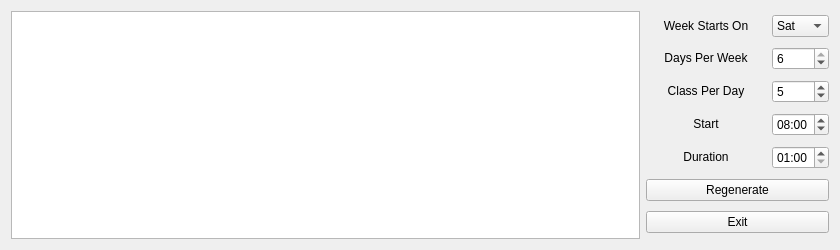
<?xml version="1.0" encoding="UTF-8"?>
<ui version="4.0">
 <class>MainWindow</class>
 <widget class="QMainWindow" name="MainWindow">
  <property name="geometry">
   <rect>
    <x>0</x>
    <y>0</y>
    <width>840</width>
    <height>250</height>
   </rect>
  </property>
  <property name="windowTitle">
   <string>Routine Generator</string>
  </property>
  <widget class="QWidget" name="centralWidget">
   <layout class="QHBoxLayout" name="horizontalLayout">
    <item>
     <widget class="QTableWidget" name="table">
      <property name="textElideMode">
       <enum>Qt::ElideMiddle</enum>
      </property>
      <property name="gridStyle">
       <enum>Qt::DotLine</enum>
      </property>
     </widget>
    </item>
    <item>
     <layout class="QGridLayout" name="configlayout">
      <item row="0" column="0">
       <widget class="QLabel" name="constWSO">
        <property name="sizePolicy">
         <sizepolicy hsizetype="Maximum" vsizetype="Maximum">
          <horstretch>0</horstretch>
          <verstretch>0</verstretch>
         </sizepolicy>
        </property>
        <property name="minimumSize">
         <size>
          <width>120</width>
          <height>0</height>
         </size>
        </property>
        <property name="text">
         <string>Week Starts On</string>
        </property>
        <property name="alignment">
         <set>Qt::AlignCenter</set>
        </property>
       </widget>
      </item>
      <item row="0" column="1">
       <widget class="QComboBox" name="comboDays">
        <property name="sizePolicy">
         <sizepolicy hsizetype="Maximum" vsizetype="Maximum">
          <horstretch>0</horstretch>
          <verstretch>0</verstretch>
         </sizepolicy>
        </property>
        <property name="maximumSize">
         <size>
          <width>70</width>
          <height>16777215</height>
         </size>
        </property>
        <item>
         <property name="text">
          <string>Sat</string>
         </property>
        </item>
        <item>
         <property name="text">
          <string>Sun</string>
         </property>
        </item>
       </widget>
      </item>
      <item row="1" column="0">
       <widget class="QLabel" name="constDPW">
        <property name="sizePolicy">
         <sizepolicy hsizetype="Maximum" vsizetype="Maximum">
          <horstretch>0</horstretch>
          <verstretch>0</verstretch>
         </sizepolicy>
        </property>
        <property name="minimumSize">
         <size>
          <width>120</width>
          <height>0</height>
         </size>
        </property>
        <property name="text">
         <string>Days Per Week</string>
        </property>
        <property name="alignment">
         <set>Qt::AlignCenter</set>
        </property>
       </widget>
      </item>
      <item row="1" column="1">
       <widget class="QSpinBox" name="spinDPW">
        <property name="sizePolicy">
         <sizepolicy hsizetype="Maximum" vsizetype="Maximum">
          <horstretch>0</horstretch>
          <verstretch>0</verstretch>
         </sizepolicy>
        </property>
        <property name="maximumSize">
         <size>
          <width>70</width>
          <height>16777215</height>
         </size>
        </property>
        <property name="minimum">
         <number>1</number>
        </property>
        <property name="maximum">
         <number>6</number>
        </property>
        <property name="value">
         <number>6</number>
        </property>
       </widget>
      </item>
      <item row="2" column="0">
       <widget class="QLabel" name="constCPD">
        <property name="sizePolicy">
         <sizepolicy hsizetype="Maximum" vsizetype="Maximum">
          <horstretch>0</horstretch>
          <verstretch>0</verstretch>
         </sizepolicy>
        </property>
        <property name="minimumSize">
         <size>
          <width>120</width>
          <height>0</height>
         </size>
        </property>
        <property name="text">
         <string>Class Per Day</string>
        </property>
        <property name="alignment">
         <set>Qt::AlignCenter</set>
        </property>
       </widget>
      </item>
      <item row="2" column="1">
       <widget class="QSpinBox" name="spinCPD">
        <property name="sizePolicy">
         <sizepolicy hsizetype="Maximum" vsizetype="Maximum">
          <horstretch>0</horstretch>
          <verstretch>0</verstretch>
         </sizepolicy>
        </property>
        <property name="maximumSize">
         <size>
          <width>70</width>
          <height>16777215</height>
         </size>
        </property>
        <property name="minimum">
         <number>1</number>
        </property>
        <property name="maximum">
         <number>6</number>
        </property>
        <property name="value">
         <number>5</number>
        </property>
       </widget>
      </item>
      <item row="3" column="0">
       <widget class="QLabel" name="constStart">
        <property name="sizePolicy">
         <sizepolicy hsizetype="Maximum" vsizetype="Maximum">
          <horstretch>0</horstretch>
          <verstretch>0</verstretch>
         </sizepolicy>
        </property>
        <property name="minimumSize">
         <size>
          <width>120</width>
          <height>0</height>
         </size>
        </property>
        <property name="text">
         <string>Start</string>
        </property>
        <property name="alignment">
         <set>Qt::AlignCenter</set>
        </property>
       </widget>
      </item>
      <item row="3" column="1">
       <widget class="QTimeEdit" name="timeStart">
        <property name="sizePolicy">
         <sizepolicy hsizetype="Maximum" vsizetype="Maximum">
          <horstretch>0</horstretch>
          <verstretch>0</verstretch>
         </sizepolicy>
        </property>
        <property name="maximumSize">
         <size>
          <width>70</width>
          <height>16777215</height>
         </size>
        </property>
        <property name="time">
         <time>
          <hour>8</hour>
          <minute>0</minute>
          <second>0</second>
         </time>
        </property>
        <property name="displayFormat">
         <string>HH:mm</string>
        </property>
       </widget>
      </item>
      <item row="4" column="0">
       <widget class="QLabel" name="constEnd">
        <property name="sizePolicy">
         <sizepolicy hsizetype="Maximum" vsizetype="Maximum">
          <horstretch>0</horstretch>
          <verstretch>0</verstretch>
         </sizepolicy>
        </property>
        <property name="minimumSize">
         <size>
          <width>120</width>
          <height>0</height>
         </size>
        </property>
        <property name="text">
         <string>Duration</string>
        </property>
        <property name="alignment">
         <set>Qt::AlignCenter</set>
        </property>
       </widget>
      </item>
      <item row="4" column="1">
       <widget class="QTimeEdit" name="timeDuration">
        <property name="sizePolicy">
         <sizepolicy hsizetype="Maximum" vsizetype="Maximum">
          <horstretch>0</horstretch>
          <verstretch>0</verstretch>
         </sizepolicy>
        </property>
        <property name="maximumSize">
         <size>
          <width>70</width>
          <height>16777215</height>
         </size>
        </property>
        <property name="time">
         <time>
          <hour>1</hour>
          <minute>0</minute>
          <second>0</second>
         </time>
        </property>
        <property name="maximumTime">
         <time>
          <hour>3</hour>
          <minute>0</minute>
          <second>0</second>
         </time>
        </property>
        <property name="minimumTime">
         <time>
          <hour>0</hour>
          <minute>10</minute>
          <second>0</second>
         </time>
        </property>
        <property name="displayFormat">
         <string>HH:mm</string>
        </property>
       </widget>
      </item>
      <item row="5" column="0" colspan="2">
       <widget class="QPushButton" name="buttonReGen">
        <property name="sizePolicy">
         <sizepolicy hsizetype="Expanding" vsizetype="Maximum">
          <horstretch>0</horstretch>
          <verstretch>0</verstretch>
         </sizepolicy>
        </property>
        <property name="text">
         <string>Regenerate</string>
        </property>
       </widget>
      </item>
      <item row="6" column="0" colspan="2">
       <widget class="QPushButton" name="buttonExit">
        <property name="sizePolicy">
         <sizepolicy hsizetype="Expanding" vsizetype="Maximum">
          <horstretch>0</horstretch>
          <verstretch>0</verstretch>
         </sizepolicy>
        </property>
        <property name="text">
         <string>Exit</string>
        </property>
       </widget>
      </item>
     </layout>
    </item>
   </layout>
  </widget>
 </widget>
 <layoutdefault spacing="6" margin="11"/>
 <resources/>
 <connections>
  <connection>
   <sender>buttonExit</sender>
   <signal>clicked()</signal>
   <receiver>MainWindow</receiver>
   <slot>close()</slot>
   <hints>
    <hint type="sourcelabel">
     <x>29</x>
     <y>282</y>
    </hint>
    <hint type="destinationlabel">
     <x>199</x>
     <y>149</y>
    </hint>
   </hints>
  </connection>
 </connections>
</ui>
